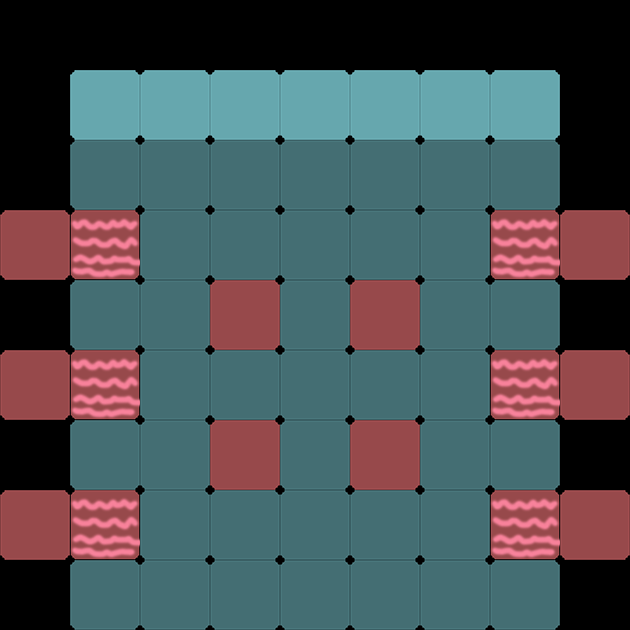

Below is a game level as drawn by its tile map, then a one-line description and the .tmx that defines it (tile-layer data replaced by summaries):
An orthogonal 9x9 tile map with 70x70 px tiles, 2 tile layers (gridLayer, producerLayer), 1 hidden layer not drawn.

<map version="1.0" orientation="orthogonal" renderorder="right-down" width="9" height="9" tilewidth="70" tileheight="70">
 <tileset firstgid="1" name="sushi" tilewidth="70" tileheight="70" spacing="2" margin="2">
  <image source="../w640/sushi.png" width="722" height="218" />
 </tileset>
 <layer name="gridLayer" width="9" height="9">
  <data>[81 cells, 62 non-empty, 3 distinct tile ids]</data>
 </layer>
 <layer name="clipperLayer" width="9" height="9" visible="0">
  <data>[81 cells, 68 non-empty, 1 distinct tile ids]</data>
 </layer>
 <layer name="producerLayer" width="9" height="9">
  <data>[81 cells, 7 non-empty, 1 distinct tile ids]</data>
 </layer>
</map>
